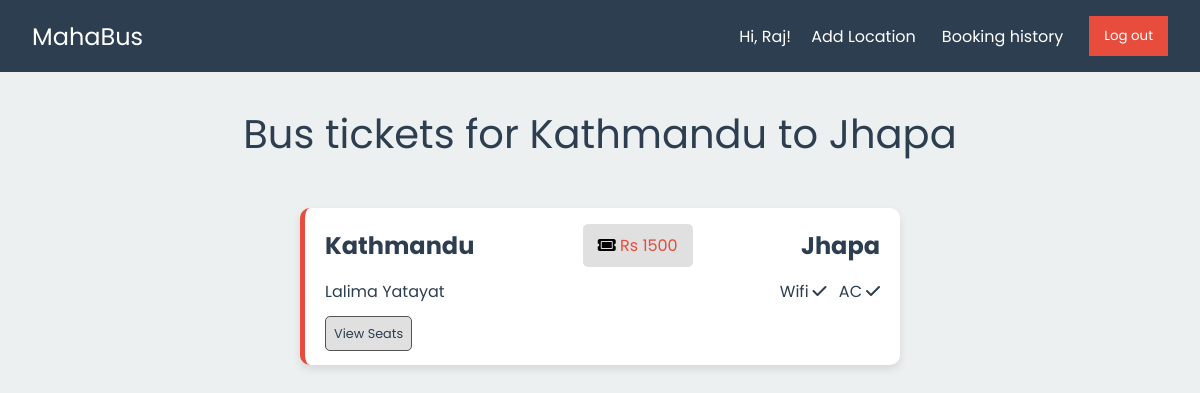
The app's page /view/buses.php?sourceAddress=Kathmandu&destinationAddress=Jhapa (signed in) with its own data.
### tables this page shows
CREATE TABLE `buses` (
  `bid` int(11) NOT NULL,
  `bname` varchar(100) NOT NULL,
  `price` int(11) NOT NULL,
  `haswifi` tinyint(1) NOT NULL,
  `hasac` tinyint(1) NOT NULL,
  `source` varchar(50) NOT NULL,
  `destination` varchar(50) NOT NULL,
  `pickuplocations` varchar(500) DEFAULT NULL
);

### backend/getbus.php (called while the page is built, shortened)
<?php
function getBusData($conn, $sourceAddress, $destinationAddress) {
    $sql = "SELECT bid, bname, price, haswifi, hasac, source, destination, pickuplocations
            FROM buses
            WHERE source='$sourceAddress' AND destination='$destinationAddress'";
    return execSql($conn, $sql);
}
function execSql($conn, $sql) {
    try {
        $result = mysqli_query($conn, $sql);
        $data = array();
        $i = 0;
        if (mysqli_num_rows($result) > 0) {
            while ($row = mysqli_fetch_assoc($result)) {
                $data[$i] = array(
                    'bid' => $row["bid"],
                    'bname' => $row["bname"],
                    'ticketprice' => $row["price"],
                    'haswifi' => $row["haswifi"],
                    'hasac' => $row["hasac"],
                    'source' => $row["source"],
                    'destination' => $row["destination"],
                    'pickuplocations' => $row["pickuplocations"]
                );
                $i++;
            }
        }
        return $data;
    }
    catch (Exception $e) {
        echo $e;
        return null;
    }
}
?>

### backend/getbookings.php (called while the page is built, shortened)
<?php
    function getUserBookings($connection, $uid) {
        $sql = "SELECT *
                FROM bookings bo
                JOIN buses b ON bo.bid = b.bid
                JOIN seats s ON bo.sid = s.sid
                WHERE bo.uid = '$uid'";
        $result = mysqli_query($connection, $sql);
        return mysqli_fetch_all($result, MYSQLI_ASSOC);
    }
?>

### view/utils/contentbased.php (called while the page is built, shortened)
<?php
function analyzeUserPreferences($bookings) {
    $totalPrice = 0;
    $count = count($bookings);
    $wifiCount = 0;
    $acCount = 0;
    foreach ($bookings as $booking) {
        $totalPrice += $booking['price'];
        if ($booking['haswifi']) {
            $wifiCount++;
        }
        if ($booking['hasac']) {
            $acCount++;
        }
    }
    $averagePrice = $count > 0 ? $totalPrice / $count : 0;
    $wifiPreference = $wifiCount > $count / 2;
    $acPreference = $acCount > $count / 2;
    return [
        'averagePrice' => $averagePrice,
        'wifiPreference' => $wifiPreference,
        'acPreference' => $acPreference,
    ];
}
function sortBusesByUserPreferences($buses, $preferences) {
    usort($buses, function($a, $b) use ($preferences) {
        $priceDiffA = abs($preferences['averagePrice'] - $a['ticketprice']);
        $priceDiffB = abs($preferences['averagePrice'] - $b['ticketprice']);
        if ($priceDiffA != $priceDiffB) {
            return $priceDiffA <=> $priceDiffB;
        }
        if ($a['haswifi'] !== $b['haswifi']) {
            return ($a['haswifi'] === true) ? -1 : 1;
        }
        if ($a['hasac'] !== $b['hasac']) {
            return ($a['hasac'] === true) ? -1 : 1;
        }
        return strcmp($a['bname'], $b['bname']);
    });
    return $buses;
}
function contentBased($buses, $bookings){
    $preferences = analyzeUserPreferences($bookings);
    $sortedBuses = sortBusesByUserPreferences($buses, $preferences);
    return $sortedBuses;
}
?>

### view/buses.php (the view, shortened to what this page needs)
<!DOCTYPE html>
<html lang="en">
<head>
    <link rel="stylesheet" href="https://cdnjs.cloudflare.com/ajax/libs/font-awesome/6.4.0/css/all.min.css" />
    <link rel="stylesheet" href="./css/common.css">
    <link rel="stylesheet" href="./css/buses.css">
</head>
<body>
    <?php include "./header.php"; ?>
    <div class="ticket-page-info">
        <?php
            if(isset($_GET['sourceAddress']) && isset($_GET['destinationAddress'])){
                echo "Bus tickets for ". $_GET['sourceAddress'] ." to ". $_GET['destinationAddress'];
            }
        ?>
    </div>
     <div class="ticket-listing">
        <?php
            include "./../backend/connection.php";
            include "./../backend/getbus.php";
            include "./../backend/getbookings.php";
            include "./utils/contentbased.php";
            if(isset($_GET['sourceAddress']) && isset($_GET['destinationAddress'])){
                if($_SESSION['loggedin']) {
                    $buses= getBusData($connection, $_GET['sourceAddress'], $_GET['destinationAddress']);
                    $bookings= getUserBookings($connection, $_SESSION['id']);
                    $data= contentBased($buses, $bookings);
                }
                else {
                    $data= getBusData($connection, $_GET['sourceAddress'], $_GET['destinationAddress']);
                }
            }
            if(gettype($data)=='array' && count($data)){
                for($i=0; $i<count($data); $i++){
                    $bid=$data[$i]['bid'];
                    $bname=$data[$i]['bname'];
                    $ticketPrice=$data[$i]['ticketprice'];
                    $sourceAddress=$data[$i]['source'];
                    $destinationAddress=$data[$i]['destination'];
                    $hasWifi=$data[$i]['haswifi'];
                    $hasAc=$data[$i]['hasac'];
                    echo '<div class="ticket">
                            <div class="ticket-upper">
                                <h2>'. $sourceAddress .'</h2>
                                <p><span class="ticket-price"><i class="fa fa-ticket"></i> Rs '. $ticketPrice .'</span></p>
                                <h2>'. $destinationAddress .'</h2>
                            </div>
                            <div class="ticket-lower">
                                <div class="bus-name">'. $bname .'</div>
                                <div>
                                    <span class="has-wifi">Wifi'. ($hasWifi ? '<i class="fa-solid fa-check"></i>' : '<i class="fa-solid fa-times"></i>') .'</span>
                                    <span class="has-ac">AC'. ($hasAc ? '<i class="fa-solid fa-check"></i>' : '<i class="fa-solid fa-times"></i>') .'</span>
                                </div>
                            </div>
                            <a href="ticket.php?bid='. $bid .'" class="view-seats-btn">View Seats</a>
                    </div>';
                }
            }
            else echo "Sorry, no tickets found!";
        ?>
    </div>
</body>
</html>

### view/css/common.css (style rules this page uses)
:root { --primary-color: #2C3E50; --secondary-color: #ECF0F1; --accent-color: #E74C3C; --text-color: #FFFFFF; }
* { padding: 0; margin: 0; box-sizing: border-box; }
body { font-family: 'Poppins', sans-serif; background-color: var(--secondary-color); color: var(--primary-color); margin: 0; padding: 0; }
a { text-decoration: none; color: var(--primary-color) }

### view/css/buses.css (style rules this page uses)
.ticket-page-info { width: max-content; margin: 2rem auto 0; font-size: 2.5rem; }
.ticket-listing { margin: 2rem 0; display: flex; flex-direction: column; justify-content: center; align-items: center; }
.ticket { background-color: var(--text-color); margin: .75rem 0; padding: 20px; border-radius: 10px; box-shadow: 0 4px 8px rgba(0, 0, 0, 0.1); width: 600px; border-left: 5px solid var(--accent-color); }
.ticket-upper, .ticket-lower { display: flex; justify-content: space-between; align-items: center; }
.ticket-upper p { color: var(--accent-color); }
.ticket-lower { margin: 1rem 0; }
.ticket-lower i { margin-left: .25rem; }
.has-ac { margin-left: .5rem; }
.ticket-price { background-color: #E0E0E0; padding: 10px 15px; border-radius: 5px; color: var(--accent-color); }
.fa-ticket { color: #000; }
.view-seats-btn { font-size: .8rem; background-color: #E0E0E0; border-radius: 5px; padding: .5rem; border: 1px solid #545353; cursor: pointer; }

### records on screen
buses: source "Kathmandu", price "1500", destination "Jhapa", bname "Lalima Yatayat", haswifi 1 (drawn), hasac 1 (drawn)

### other values on screen
$_SESSION['username'] "Raj"
$_GET['sourceAddress'] "Kathmandu"
$_GET['destinationAddress'] "Jhapa"
